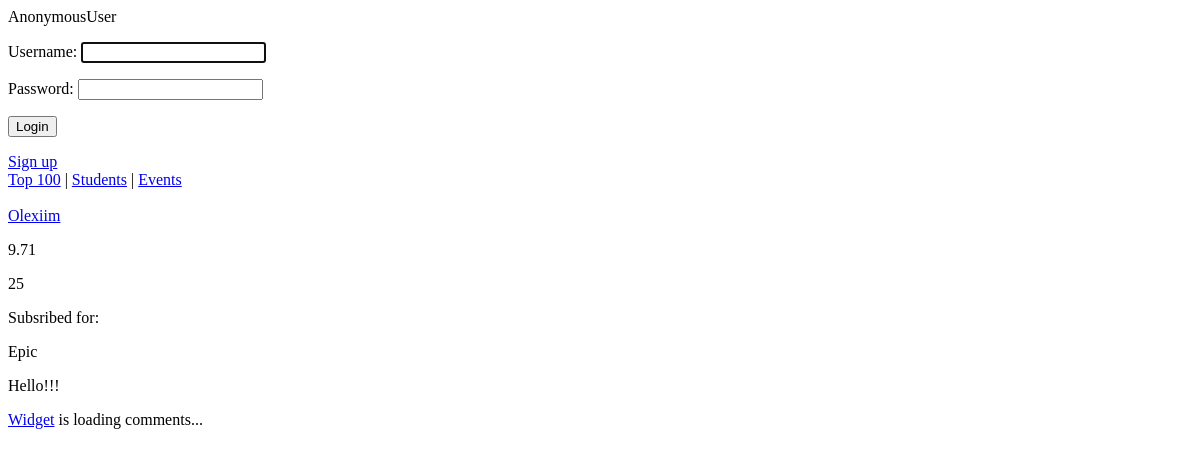
/teacher/3/, run on the app's committed database.
### ratings/models.py (models this page shows)
class Teacher(models.Model):
	user = models.OneToOneField(User)
	department = models.ForeignKey(Department, related_name="teachers")
	avg_rating = models.DecimalField(max_digits=4, decimal_places=2, default=0, editable=False)
	count_of_votes = models.IntegerField(default=0, editable=False)
	voted_students = models.ManyToManyField('Student', related_name="rated_teachers", editable=False)
	def vote(self, vote, student):
		if not vote == -1:
			if student is not None:
				if not self.voted_students.filter(user__id=student.user.id).exists():
					self.avg_rating = ((self.avg_rating * self.count_of_votes) + vote) / (self.count_of_votes + 1)
					self.count_of_votes += 1
					self.voted_students.add(student)
					self.save()
	 				return True
		return False
	def __str__(self):
		return self.user.get_username()

### events/models.py (models this page shows, shortened)
class Event(models.Model):
    creator = models.ForeignKey(User)
    name = models.CharField(max_length=250)
    text = models.TextField()
    date_published = models.DateTimeField(default=timezone.now, editable=False)
    subscribers = models.ManyToManyField(User, related_name="events")

### ratings/views.py (the view)
# urls.py: url(r'^teacher/(?P<pk>[0-9]+)/$', views.teacher_page, name="teacher_page"),
def teacher_page(request, pk):
    teacher = get_object_or_404(Teacher, pk=pk)
    if hasattr(request.user, 'student'):
        perm_to_vote = True
    else:
        perm_to_vote = False
    return render(request, 'ratings/teacher_page.html', {'teacher': teacher, 'range': range(1, 11), 'perm_to_vote': perm_to_vote})

### ratings/ctx_log_processor.py (called while the page is built)
def auth_form(request):
    return {'form': AuthForm(), 'request': request}

### ratings/templates/ratings/teacher_page.html (shortened to what this page needs)
{% extends 'base.html' %}
{% block content %}
    <div>
		<a href="{% url 'ratings.views.teacher_page' pk=teacher.pk %}">{{ teacher.user.username }}</a>
		<p>{{ teacher.avg_rating }}</p>
		<p>{{ teacher.count_of_votes }}</p>
        Subsribed for:
        {% for event in teacher.user.events.all %}
           <p> {{ event.name }}</p>
        {% endfor %}
    {% include 'comments.html' %}
{% endblock %}

### data on the page
Teacher: user.username "Olexiim", avg_rating "9.71", count_of_votes "25"
Event: name "Epic"
Event: name "Hello!!!"

### other printed values
{{ user }} "AnonymousUser"
